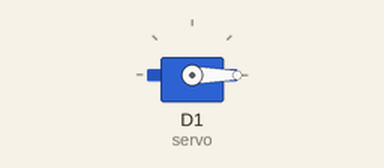
A sketch run on a simulated ESP8266 (NodeMCU). Shown: servo.

Above: at 0.05 s.
At 0.75 s:
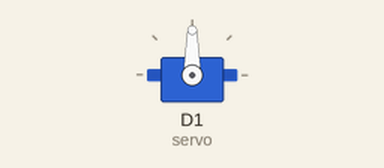
At 1.5 s:
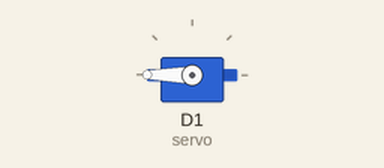
Timing chart, 0 to 3.5 s (numbered marks = the images above):
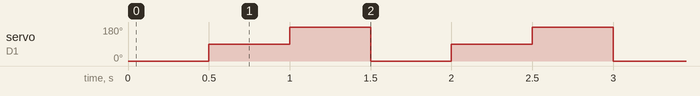

The sketch:

CA-Ques-4.ino
```cpp
#include<Servo.h>
Servo servo;

void setup()
{
  servo.attach(D1);
}

void loop()
{
    servo.write(0);
    delay(500);
    servo.write(90);
    delay(500);
    servo.write(180);
    delay(500);
}
```

Measured:
- by itself, servo on D1 (servo): repeats every 1.5 s: 180° 0.50 s, 0° 0.50 s, 90° 0.50 s
